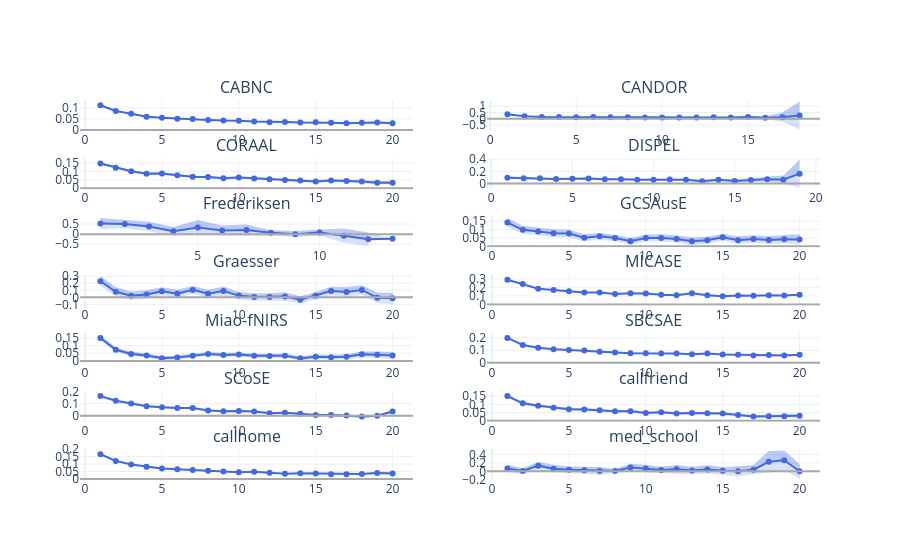

Notebook code cell kept with this figure:
### Code cell
main_fig.update_layout(template='plotly_white')
# main_fig.update_layout(template='plotly_white',height=750,width=500)
main_fig.show()

### Figure 1 — Plotly figure (JSON) as saved in the notebook; plotly's stock layout.template omitted (floating-point values rounded to 4 significant figures)
{"data": [{"legendgroup": "Δ Hxy", "line": {"color": "rgba(65, 105, 225, 1.0)"}, "mode": "markers+lines", "name": "Δ Hxy", "showlegend": false, "x": [1, 2, 3, 4, 5, 6, 7, 8, 9, 10, 11, 12, 13, 14, 15, 16, 17, 18, 19, 20], "y": [0.1109, 0.08547, 0.07304, 0.05987, 0.05481, 0.05079, 0.04901, 0.04442, 0.04226, 0.04206, 0.03799, 0.03543, 0.03592, 0.03383, 0.03454, 0.03304, 0.03039, 0.03228, 0.03344, 0.0305], "type": "scatter", "xaxis": "x", "yaxis": "y"}, {"fill": "tonexty", "fillcolor": "rgba(65, 105, 225, 0.2)", "legendgroup": "Δ Hxy", "line": {"color": "rgba(65, 105, 225, 1.0)", "width": 0}, "mode": "lines", "name": "Δ Hxy_upper_bound", "showlegend": false, "x": [1, 2, 3, 4, 5, 6, 7, 8, 9, 10, 11, 12, 13, 14, 15, 16, 17, 18, 19, 20], "y": [0.1147, 0.08878, 0.07633, 0.06286, 0.05783, 0.05371, 0.0519, 0.04724, 0.04522, 0.04508, 0.04097, 0.03844, 0.03901, 0.03697, 0.03787, 0.03653, 0.03419, 0.03657, 0.03845, 0.03629], "type": "scatter", "xaxis": "x", "yaxis": "y"}, {"fill": "tonexty", "fillcolor": "rgba(65, 105, 225, 0.2)", "legendgroup": "Δ Hxy", "line": {"color": "rgba(65, 105, 225, 1.0)", "width": 0}, "mode": "lines", "name": "Δ Hxy_lower_bound", "showlegend": false, "x": [1, 2, 3, 4, 5, 6, 7, 8, 9, 10, 11, 12, 13, 14, 15, 16, 17, 18, 19, 20], "y": [0.1071, 0.08215, 0.06975, 0.05689, 0.0518, 0.04787, 0.04612, 0.04161, 0.0393, 0.03904, 0.03501, 0.03241, 0.03283, 0.03069, 0.0312, 0.02955, 0.02659, 0.028, 0.02843, 0.02471], "type": "scatter", "xaxis": "x", "yaxis": "y"}, {"legendgroup": "Δ Hxy", "line": {"color": "rgba(65, 105, 225, 1.0)"}, "mode": "markers+lines", "name": "Δ Hxy", "showlegend": false, "x": [1, 2, 3, 4, 5, 6, 7, 8, 9, 10, 11, 12, 13, 14, 15, 16, 17, 18], "y": [0.3582, 0.1981, 0.1541, 0.1472, 0.1306, 0.1346, 0.1199, 0.1221, 0.1115, 0.09539, 0.1047, 0.1086, 0.1215, 0.09577, 0.1414, 0.08201, 0.1331, 0.2631], "type": "scatter", "xaxis": "x2", "yaxis": "y2"}, {"fill": "tonexty", "fillcolor": "rgba(65, 105, 225, 0.2)", "legendgroup": "Δ Hxy", "line": {"color": "rgba(65, 105, 225, 1.0)", "width": 0}, "mode": "lines", "name": "Δ Hxy_upper_bound", "showlegend": false, "x": [1, 2, 3, 4, 5, 6, 7, 8, 9, 10, 11, 12, 13, 14, 15, 16, 17, 18], "y": [0.3886, 0.225, 0.1807, 0.1725, 0.1565, 0.1599, 0.1444, 0.1475, 0.1362, 0.121, 0.1308, 0.1361, 0.1543, 0.1355, 0.1979, 0.1841, 0.5041, 1.375], "type": "scatter", "xaxis": "x2", "yaxis": "y2"}, {"fill": "tonexty", "fillcolor": "rgba(65, 105, 225, 0.2)", "legendgroup": "Δ Hxy", "line": {"color": "rgba(65, 105, 225, 1.0)", "width": 0}, "mode": "lines", "name": "Δ Hxy_lower_bound", "showlegend": false, "x": [1, 2, 3, 4, 5, 6, 7, 8, 9, 10, 11, 12, 13, 14, 15, 16, 17, 18], "y": [0.3279, 0.1712, 0.1274, 0.1219, 0.1048, 0.1093, 0.09536, 0.09671, 0.08677, 0.06977, 0.07848, 0.08107, 0.08859, 0.05606, 0.08493, -0.02005, -0.238, -0.8491], "type": "scatter", "xaxis": "x2", "yaxis": "y2"}, {"legendgroup": "Δ Hxy", "line": {"color": "rgba(65, 105, 225, 1.0)"}, "mode": "markers+lines", "name": "Δ Hxy", "showlegend": false, "x": [1, 2, 3, 4, 5, 6, 7, 8, 9, 10, 11, 12, 13, 14, 15, 16, 17, 18, 19, 20], "y": [0.1475, 0.1223, 0.1006, 0.08673, 0.08812, 0.07781, 0.06821, 0.06634, 0.05982, 0.0632, 0.0585, 0.05282, 0.04849, 0.04516, 0.04048, 0.04521, 0.04324, 0.03999, 0.03269, 0.03249], "type": "scatter", "xaxis": "x3", "yaxis": "y3"}, {"fill": "tonexty", "fillcolor": "rgba(65, 105, 225, 0.2)", "legendgroup": "Δ Hxy", "line": {"color": "rgba(65, 105, 225, 1.0)", "width": 0}, "mode": "lines", "name": "Δ Hxy_upper_bound", "showlegend": false, "x": [1, 2, 3, 4, 5, 6, 7, 8, 9, 10, 11, 12, 13, 14, 15, 16, 17, 18, 19, 20], "y": [0.1541, 0.1286, 0.107, 0.09311, 0.09459, 0.08406, 0.07487, 0.07293, 0.06664, 0.07001, 0.06544, 0.06, 0.05596, 0.0525, 0.04833, 0.05311, 0.05175, 0.04894, 0.04255, 0.0434], "type": "scatter", "xaxis": "x3", "yaxis": "y3"}, {"fill": "tonexty", "fillcolor": "rgba(65, 105, 225, 0.2)", "legendgroup": "Δ Hxy", "line": {"color": "rgba(65, 105, 225, 1.0)", "width": 0}, "mode": "lines", "name": "Δ Hxy_lower_bound", "showlegend": false, "x": [1, 2, 3, 4, 5, 6, 7, 8, 9, 10, 11, 12, 13, 14, 15, 16, 17, 18, 19, 20], "y": [0.1409, 0.1159, 0.09422, 0.08034, 0.08165, 0.07157, 0.06154, 0.05975, 0.05299, 0.05638, 0.05155, 0.04563, 0.04102, 0.03781, 0.03263, 0.03731, 0.03474, 0.03103, 0.02283, 0.02159], "type": "scatter", "xaxis": "x3", "yaxis": "y3"}, {"legendgroup": "Δ Hxy", "line": {"color": "rgba(65, 105, 225, 1.0)"}, "mode": "markers+lines", "name": "Δ Hxy", "showlegend": false, "x": [1, 2, 3, 4, 5, 6, 7, 8, 9, 10, 11, 12, 13, 14, 15, 16, 17, 18, 19], "y": [0.09691, 0.08633, 0.08595, 0.07276, 0.07705, 0.08279, 0.06877, 0.07195, 0.06283, 0.06342, 0.06683, 0.06212, 0.03768, 0.06219, 0.04084, 0.05729, 0.07034, 0.06301, 0.1621], "type": "scatter", "xaxis": "x4", "yaxis": "y4"}, {"fill": "tonexty", "fillcolor": "rgba(65, 105, 225, 0.2)", "legendgroup": "Δ Hxy", "line": {"color": "rgba(65, 105, 225, 1.0)", "width": 0}, "mode": "lines", "name": "Δ Hxy_upper_bound", "showlegend": false, "x": [1, 2, 3, 4, 5, 6, 7, 8, 9, 10, 11, 12, 13, 14, 15, 16, 17, 18, 19], "y": [0.1141, 0.1014, 0.1003, 0.08746, 0.09125, 0.09749, 0.08299, 0.08825, 0.07879, 0.08079, 0.08638, 0.0805, 0.05908, 0.08418, 0.06424, 0.08944, 0.1105, 0.1329, 0.3916], "type": "scatter", "xaxis": "x4", "yaxis": "y4"}, {"fill": "tonexty", "fillcolor": "rgba(65, 105, 225, 0.2)", "legendgroup": "Δ Hxy", "line": {"color": "rgba(65, 105, 225, 1.0)", "width": 0}, "mode": "lines", "name": "Δ Hxy_lower_bound", "showlegend": false, "x": [1, 2, 3, 4, 5, 6, 7, 8, 9, 10, 11, 12, 13, 14, 15, 16, 17, 18, 19], "y": [0.07972, 0.07125, 0.07156, 0.05805, 0.06285, 0.06808, 0.05455, 0.05565, 0.04687, 0.04605, 0.04729, 0.04373, 0.01629, 0.0402, 0.01744, 0.02513, 0.03019, -0.00683, -0.06744], "type": "scatter", "xaxis": "x4", "yaxis": "y4"}, {"legendgroup": "Δ Hxy", "line": {"color": "rgba(65, 105, 225, 1.0)"}, "mode": "markers+lines", "name": "Δ Hxy", "showlegend": false, "x": [1, 2, 3, 4, 5, 6, 7, 8, 9, 10, 11, 12, 13], "y": [0.5311, 0.5041, 0.3777, 0.1475, 0.3291, 0.181, 0.2037, 0.06382, -0.003428, 0.08448, -0.07476, -0.2485, -0.2297], "type": "scatter", "xaxis": "x5", "yaxis": "y5"}, {"fill": "tonexty", "fillcolor": "rgba(65, 105, 225, 0.2)", "legendgroup": "Δ Hxy", "line": {"color": "rgba(65, 105, 225, 1.0)", "width": 0}, "mode": "lines", "name": "Δ Hxy_upper_bound", "showlegend": false, "x": [1, 2, 3, 4, 5, 6, 7, 8, 9, 10, 11, 12, 13], "y": [0.8075, 0.7234, 0.615, 0.356, 0.7042, 0.4285, 0.4766, 0.1947, 0.1523, 0.2349, 0.2766, 0.08114, NaN], "type": "scatter", "xaxis": "x5", "yaxis": "y5"}, {"fill": "tonexty", "fillcolor": "rgba(65, 105, 225, 0.2)", "legendgroup": "Δ Hxy", "line": {"color": "rgba(65, 105, 225, 1.0)", "width": 0}, "mode": "lines", "name": "Δ Hxy_lower_bound", "showlegend": false, "x": [1, 2, 3, 4, 5, 6, 7, 8, 9, 10, 11, 12, 13], "y": [0.2547, 0.2848, 0.1403, -0.06106, -0.04598, -0.06657, -0.06934, -0.06705, -0.1592, -0.0659, -0.4262, -0.5782, NaN], "type": "scatter", "xaxis": "x5", "yaxis": "y5"}, {"legendgroup": "Δ Hxy", "line": {"color": "rgba(65, 105, 225, 1.0)"}, "mode": "markers+lines", "name": "Δ Hxy", "showlegend": false, "x": [1, 2, 3, 4, 5, 6, 7, 8, 9, 10, 11, 12, 13, 14, 15, 16, 17, 18, 19, 20], "y": [0.1412, 0.09807, 0.08825, 0.078, 0.07601, 0.05077, 0.05948, 0.04975, 0.03016, 0.04931, 0.05028, 0.04363, 0.0297, 0.03662, 0.0534, 0.03658, 0.0434, 0.03729, 0.04206, 0.04124], "type": "scatter", "xaxis": "x6", "yaxis": "y6"}, {"fill": "tonexty", "fillcolor": "rgba(65, 105, 225, 0.2)", "legendgroup": "Δ Hxy", "line": {"color": "rgba(65, 105, 225, 1.0)", "width": 0}, "mode": "lines", "name": "Δ Hxy_upper_bound", "showlegend": false, "x": [1, 2, 3, 4, 5, 6, 7, 8, 9, 10, 11, 12, 13, 14, 15, 16, 17, 18, 19, 20], "y": [0.1692, 0.1225, 0.1108, 0.101, 0.09929, 0.07151, 0.08, 0.06905, 0.05018, 0.0697, 0.07122, 0.06453, 0.05223, 0.0573, 0.0741, 0.05905, 0.06594, 0.06042, 0.06694, 0.07261], "type": "scatter", "xaxis": "x6", "yaxis": "y6"}, {"fill": "tonexty", "fillcolor": "rgba(65, 105, 225, 0.2)", "legendgroup": "Δ Hxy", "line": {"color": "rgba(65, 105, 225, 1.0)", "width": 0}, "mode": "lines", "name": "Δ Hxy_lower_bound", "showlegend": false, "x": [1, 2, 3, 4, 5, 6, 7, 8, 9, 10, 11, 12, 13, 14, 15, 16, 17, 18, 19, 20], "y": [0.1131, 0.07367, 0.06575, 0.05496, 0.05272, 0.03003, 0.03896, 0.03045, 0.01013, 0.02892, 0.02935, 0.02273, 0.007176, 0.01594, 0.03269, 0.0141, 0.02085, 0.01415, 0.01718, 0.009869], "type": "scatter", "xaxis": "x6", "yaxis": "y6"}, {"legendgroup": "Δ Hxy", "line": {"color": "rgba(65, 105, 225, 1.0)"}, "mode": "markers+lines", "name": "Δ Hxy", "showlegend": false, "x": [1, 2, 3, 4, 5, 6, 7, 8, 9, 10, 11, 12, 13, 14, 15, 16, 17, 18, 19, 20], "y": [0.2294, 0.07998, 0.02223, 0.03902, 0.08647, 0.05114, 0.106, 0.05267, 0.08906, 0.02471, 0.006011, 0.004393, 0.01196, -0.03552, 0.02284, 0.09002, 0.07533, 0.1053, -0.006819, -0.01426], "type": "scatter", "xaxis": "x7", "yaxis": "y7"}, {"fill": "tonexty", "fillcolor": "rgba(65, 105, 225, 0.2)", "legendgroup": "Δ Hxy", "line": {"color": "rgba(65, 105, 225, 1.0)", "width": 0}, "mode": "lines", "name": "Δ Hxy_upper_bound", "showlegend": false, "x": [1, 2, 3, 4, 5, 6, 7, 8, 9, 10, 11, 12, 13, 14, 15, 16, 17, 18, 19, 20], "y": [0.3029, 0.1418, 0.08223, 0.09986, 0.1449, 0.1085, 0.1625, 0.1089, 0.154, 0.07453, 0.05977, 0.05789, 0.0716, 0.01573, 0.07479, 0.1508, 0.1468, 0.1732, 0.06699, 0.06578], "type": "scatter", "xaxis": "x7", "yaxis": "y7"}, {"fill": "tonexty", "fillcolor": "rgba(65, 105, 225, 0.2)", "legendgroup": "Δ Hxy", "line": {"color": "rgba(65, 105, 225, 1.0)", "width": 0}, "mode": "lines", "name": "Δ Hxy_lower_bound", "showlegend": false, "x": [1, 2, 3, 4, 5, 6, 7, 8, 9, 10, 11, 12, 13, 14, 15, 16, 17, 18, 19, 20], "y": [0.1559, 0.01819, -0.03777, -0.02181, 0.02807, -0.006208, 0.04958, -0.003572, 0.02413, -0.0251, -0.04775, -0.04911, -0.04769, -0.08677, -0.02911, 0.02925, 0.003875, 0.03737, -0.08063, -0.09429], "type": "scatter", "xaxis": "x7", "yaxis": "y7"}, {"legendgroup": "Δ Hxy", "line": {"color": "rgba(65, 105, 225, 1.0)"}, "mode": "markers+lines", "name": "Δ Hxy", "showlegend": false, "x": [1, 2, 3, 4, 5, 6, 7, 8, 9, 10, 11, 12, 13, 14, 15, 16, 17, 18, 19, 20], "y": [0.2884, 0.2393, 0.185, 0.169, 0.1554, 0.1398, 0.1407, 0.124, 0.1324, 0.1288, 0.1143, 0.1094, 0.1311, 0.1082, 0.09768, 0.1062, 0.1028, 0.1081, 0.1037, 0.1144], "type": "scatter", "xaxis": "x8", "yaxis": "y8"}, {"fill": "tonexty", "fillcolor": "rgba(65, 105, 225, 0.2)", "legendgroup": "Δ Hxy", "line": {"color": "rgba(65, 105, 225, 1.0)", "width": 0}, "mode": "lines", "name": "Δ Hxy_upper_bound", "showlegend": false, "x": [1, 2, 3, 4, 5, 6, 7, 8, 9, 10, 11, 12, 13, 14, 15, 16, 17, 18, 19, 20], "y": [0.2935, 0.2439, 0.1893, 0.1733, 0.1595, 0.1439, 0.1447, 0.1279, 0.1365, 0.1328, 0.1183, 0.1135, 0.1354, 0.1125, 0.102, 0.1108, 0.1075, 0.1132, 0.1094, 0.1207], "type": "scatter", "xaxis": "x8", "yaxis": "y8"}, {"fill": "tonexty", "fillcolor": "rgba(65, 105, 225, 0.2)", "legendgroup": "Δ Hxy", "line": {"color": "rgba(65, 105, 225, 1.0)", "width": 0}, "mode": "lines", "name": "Δ Hxy_lower_bound", "showlegend": false, "x": [1, 2, 3, 4, 5, 6, 7, 8, 9, 10, 11, 12, 13, 14, 15, 16, 17, 18, 19, 20], "y": [0.2834, 0.2347, 0.1807, 0.1648, 0.1513, 0.1358, 0.1367, 0.12, 0.1283, 0.1248, 0.1102, 0.1053, 0.1268, 0.1039, 0.09332, 0.1017, 0.09805, 0.103, 0.09809, 0.1081], "type": "scatter", "xaxis": "x8", "yaxis": "y8"}, {"legendgroup": "Δ Hxy", "line": {"color": "rgba(65, 105, 225, 1.0)"}, "mode": "markers+lines", "name": "Δ Hxy", "showlegend": false, "x": [1, 2, 3, 4, 5, 6, 7, 8, 9, 10, 11, 12, 13, 14, 15, 16, 17, 18, 19, 20], "y": [0.1504, 0.07311, 0.04567, 0.03507, 0.01725, 0.02263, 0.03358, 0.04543, 0.03873, 0.04235, 0.03387, 0.03166, 0.03422, 0.01658, 0.02751, 0.02317, 0.02709, 0.04317, 0.0398, 0.03597], "type": "scatter", "xaxis": "x9", "yaxis": "y9"}, {"fill": "tonexty", "fillcolor": "rgba(65, 105, 225, 0.2)", "legendgroup": "Δ Hxy", "line": {"color": "rgba(65, 105, 225, 1.0)", "width": 0}, "mode": "lines", "name": "Δ Hxy_upper_bound", "showlegend": false, "x": [1, 2, 3, 4, 5, 6, 7, 8, 9, 10, 11, 12, 13, 14, 15, 16, 17, 18, 19, 20], "y": [0.1678, 0.08774, 0.05951, 0.04841, 0.03123, 0.0359, 0.04654, 0.05867, 0.05127, 0.05531, 0.04695, 0.04456, 0.04777, 0.03005, 0.04194, 0.03914, 0.04414, 0.06201, 0.06142, 0.05874], "type": "scatter", "xaxis": "x9", "yaxis": "y9"}, {"fill": "tonexty", "fillcolor": "rgba(65, 105, 225, 0.2)", "legendgroup": "Δ Hxy", "line": {"color": "rgba(65, 105, 225, 1.0)", "width": 0}, "mode": "lines", "name": "Δ Hxy_lower_bound", "showlegend": false, "x": [1, 2, 3, 4, 5, 6, 7, 8, 9, 10, 11, 12, 13, 14, 15, 16, 17, 18, 19, 20], "y": [0.133, 0.05847, 0.03182, 0.02172, 0.003266, 0.009356, 0.02063, 0.0322, 0.02619, 0.02939, 0.0208, 0.01876, 0.02067, 0.003106, 0.01308, 0.007198, 0.01004, 0.02432, 0.01819, 0.0132], "type": "scatter", "xaxis": "x9", "yaxis": "y9"}, {"legendgroup": "Δ Hxy", "line": {"color": "rgba(65, 105, 225, 1.0)"}, "mode": "markers+lines", "name": "Δ Hxy", "showlegend": false, "x": [1, 2, 3, 4, 5, 6, 7, 8, 9, 10, 11, 12, 13, 14, 15, 16, 17, 18, 19, 20], "y": [0.1993, 0.1426, 0.1204, 0.108, 0.1028, 0.09764, 0.08815, 0.08228, 0.07527, 0.07585, 0.0736, 0.07362, 0.06719, 0.07326, 0.06526, 0.06416, 0.05859, 0.06139, 0.0587, 0.06357], "type": "scatter", "xaxis": "x10", "yaxis": "y10"}, {"fill": "tonexty", "fillcolor": "rgba(65, 105, 225, 0.2)", "legendgroup": "Δ Hxy", "line": {"color": "rgba(65, 105, 225, 1.0)", "width": 0}, "mode": "lines", "name": "Δ Hxy_upper_bound", "showlegend": false, "x": [1, 2, 3, 4, 5, 6, 7, 8, 9, 10, 11, 12, 13, 14, 15, 16, 17, 18, 19, 20], "y": [0.2062, 0.1486, 0.1261, 0.1135, 0.1081, 0.1028, 0.09323, 0.08737, 0.08026, 0.08091, 0.07863, 0.07869, 0.0722, 0.0786, 0.07058, 0.06981, 0.06439, 0.06757, 0.06559, 0.07212], "type": "scatter", "xaxis": "x10", "yaxis": "y10"}, {"fill": "tonexty", "fillcolor": "rgba(65, 105, 225, 0.2)", "legendgroup": "Δ Hxy", "line": {"color": "rgba(65, 105, 225, 1.0)", "width": 0}, "mode": "lines", "name": "Δ Hxy_lower_bound", "showlegend": false, "x": [1, 2, 3, 4, 5, 6, 7, 8, 9, 10, 11, 12, 13, 14, 15, 16, 17, 18, 19, 20], "y": [0.1924, 0.1366, 0.1148, 0.1026, 0.09749, 0.09252, 0.08306, 0.0772, 0.07029, 0.0708, 0.06858, 0.06855, 0.06219, 0.06792, 0.05993, 0.05851, 0.0528, 0.05521, 0.05181, 0.05501], "type": "scatter", "xaxis": "x10", "yaxis": "y10"}, {"legendgroup": "Δ Hxy", "line": {"color": "rgba(65, 105, 225, 1.0)"}, "mode": "markers+lines", "name": "Δ Hxy", "showlegend": false, "x": [1, 2, 3, 4, 5, 6, 7, 8, 9, 10, 11, 12, 13, 14, 15, 16, 17, 18, 19, 20], "y": [0.1608, 0.1231, 0.1001, 0.07901, 0.07025, 0.06399, 0.06441, 0.04389, 0.03771, 0.03958, 0.03523, 0.02114, 0.02442, 0.01788, 0.006292, 0.007938, 0.003451, -0.005511, 0.0004492, 0.03555], "type": "scatter", "xaxis": "x11", "yaxis": "y11"}, {"fill": "tonexty", "fillcolor": "rgba(65, 105, 225, 0.2)", "legendgroup": "Δ Hxy", "line": {"color": "rgba(65, 105, 225, 1.0)", "width": 0}, "mode": "lines", "name": "Δ Hxy_upper_bound", "showlegend": false, "x": [1, 2, 3, 4, 5, 6, 7, 8, 9, 10, 11, 12, 13, 14, 15, 16, 17, 18, 19, 20], "y": [0.1725, 0.1332, 0.1095, 0.08785, 0.07929, 0.07275, 0.073, 0.05217, 0.04599, 0.04804, 0.04364, 0.02952, 0.03304, 0.02622, 0.01499, 0.01694, 0.01279, 0.003791, 0.009971, 0.04642], "type": "scatter", "xaxis": "x11", "yaxis": "y11"}, {"fill": "tonexty", "fillcolor": "rgba(65, 105, 225, 0.2)", "legendgroup": "Δ Hxy", "line": {"color": "rgba(65, 105, 225, 1.0)", "width": 0}, "mode": "lines", "name": "Δ Hxy_lower_bound", "showlegend": false, "x": [1, 2, 3, 4, 5, 6, 7, 8, 9, 10, 11, 12, 13, 14, 15, 16, 17, 18, 19, 20], "y": [0.1492, 0.113, 0.09067, 0.07017, 0.06122, 0.05523, 0.05581, 0.03562, 0.02942, 0.03112, 0.02681, 0.01276, 0.01581, 0.00953, -0.002409, -0.00106, -0.005885, -0.01481, -0.009073, 0.02469], "type": "scatter", "xaxis": "x11", "yaxis": "y11"}, {"legendgroup": "Δ Hxy", "line": {"color": "rgba(65, 105, 225, 1.0)"}, "mode": "markers+lines", "name": "Δ Hxy", "showlegend": false, "x": [1, 2, 3, 4, 5, 6, 7, 8, 9, 10, 11, 12, 13, 14, 15, 16, 17, 18, 19, 20], "y": [0.1502, 0.1065, 0.09112, 0.07994, 0.0708, 0.06887, 0.06457, 0.05798, 0.05875, 0.04823, 0.05208, 0.04472, 0.04692, 0.04627, 0.04393, 0.03534, 0.02685, 0.02858, 0.02753, 0.03103], "type": "scatter", "xaxis": "x12", "yaxis": "y12"}, {"fill": "tonexty", "fillcolor": "rgba(65, 105, 225, 0.2)", "legendgroup": "Δ Hxy", "line": {"color": "rgba(65, 105, 225, 1.0)", "width": 0}, "mode": "lines", "name": "Δ Hxy_upper_bound", "showlegend": false, "x": [1, 2, 3, 4, 5, 6, 7, 8, 9, 10, 11, 12, 13, 14, 15, 16, 17, 18, 19, 20], "y": [0.1595, 0.1146, 0.09921, 0.08765, 0.0782, 0.07612, 0.07173, 0.06515, 0.06588, 0.05555, 0.05965, 0.05193, 0.05431, 0.05399, 0.05206, 0.04331, 0.03535, 0.03745, 0.0376, 0.04221], "type": "scatter", "xaxis": "x12", "yaxis": "y12"}, {"fill": "tonexty", "fillcolor": "rgba(65, 105, 225, 0.2)", "legendgroup": "Δ Hxy", "line": {"color": "rgba(65, 105, 225, 1.0)", "width": 0}, "mode": "lines", "name": "Δ Hxy_lower_bound", "showlegend": false, "x": [1, 2, 3, 4, 5, 6, 7, 8, 9, 10, 11, 12, 13, 14, 15, 16, 17, 18, 19, 20], "y": [0.1408, 0.09833, 0.08303, 0.07224, 0.0634, 0.06162, 0.05741, 0.05081, 0.05163, 0.0409, 0.04452, 0.03752, 0.03952, 0.03854, 0.0358, 0.02736, 0.01835, 0.01971, 0.01745, 0.01986], "type": "scatter", "xaxis": "x12", "yaxis": "y12"}, {"legendgroup": "Δ Hxy", "line": {"color": "rgba(65, 105, 225, 1.0)"}, "mode": "markers+lines", "name": "Δ Hxy", "showlegend": false, "x": [1, 2, 3, 4, 5, 6, 7, 8, 9, 10, 11, 12, 13, 14, 15, 16, 17, 18, 19, 20], "y": [0.1658, 0.1213, 0.09796, 0.08267, 0.07105, 0.06471, 0.05971, 0.05526, 0.05097, 0.04492, 0.04841, 0.04272, 0.03465, 0.03792, 0.03606, 0.03242, 0.03241, 0.03368, 0.04081, 0.03745], "type": "scatter", "xaxis": "x13", "yaxis": "y13"}, {"fill": "tonexty", "fillcolor": "rgba(65, 105, 225, 0.2)", "legendgroup": "Δ Hxy", "line": {"color": "rgba(65, 105, 225, 1.0)", "width": 0}, "mode": "lines", "name": "Δ Hxy_upper_bound", "showlegend": false, "x": [1, 2, 3, 4, 5, 6, 7, 8, 9, 10, 11, 12, 13, 14, 15, 16, 17, 18, 19, 20], "y": [0.1713, 0.1261, 0.1025, 0.08707, 0.07542, 0.06897, 0.06392, 0.05948, 0.05521, 0.04916, 0.05267, 0.04695, 0.0391, 0.04251, 0.04093, 0.03747, 0.03773, 0.0397, 0.04783, 0.04614], "type": "scatter", "xaxis": "x13", "yaxis": "y13"}, {"fill": "tonexty", "fillcolor": "rgba(65, 105, 225, 0.2)", "legendgroup": "Δ Hxy", "line": {"color": "rgba(65, 105, 225, 1.0)", "width": 0}, "mode": "lines", "name": "Δ Hxy_lower_bound", "showlegend": false, "x": [1, 2, 3, 4, 5, 6, 7, 8, 9, 10, 11, 12, 13, 14, 15, 16, 17, 18, 19, 20], "y": [0.1602, 0.1165, 0.09337, 0.07827, 0.06668, 0.06044, 0.05551, 0.05103, 0.04673, 0.04069, 0.04416, 0.03849, 0.0302, 0.03332, 0.0312, 0.02737, 0.02708, 0.02767, 0.03379, 0.02877], "type": "scatter", "xaxis": "x13", "yaxis": "y13"}, {"legendgroup": "Δ Hxy", "line": {"color": "rgba(65, 105, 225, 1.0)"}, "mode": "markers+lines", "name": "Δ Hxy", "showlegend": false, "x": [1, 2, 3, 4, 5, 6, 7, 8, 9, 10, 11, 12, 13, 14, 15, 16, 17, 18, 19, 20], "y": [0.06931, 0.008781, 0.1359, 0.06423, 0.0401, 0.02574, 0.008544, 0.009842, 0.0893, 0.0658, 0.03176, 0.05205, 0.01806, 0.04692, 0.01282, 0.003187, 0.03908, 0.2278, 0.2646, 0.00339], "type": "scatter", "xaxis": "x14", "yaxis": "y14"}, {"fill": "tonexty", "fillcolor": "rgba(65, 105, 225, 0.2)", "legendgroup": "Δ Hxy", "line": {"color": "rgba(65, 105, 225, 1.0)", "width": 0}, "mode": "lines", "name": "Δ Hxy_upper_bound", "showlegend": false, "x": [1, 2, 3, 4, 5, 6, 7, 8, 9, 10, 11, 12, 13, 14, 15, 16, 17, 18, 19, 20], "y": [0.1596, 0.077, 0.2212, 0.1562, 0.1183, 0.1146, 0.1013, 0.05428, 0.1821, 0.1579, 0.1072, 0.1506, 0.1119, 0.143, 0.1015, 0.1245, 0.1537, 0.4853, 0.4945, 0.1746], "type": "scatter", "xaxis": "x14", "yaxis": "y14"}, {"fill": "tonexty", "fillcolor": "rgba(65, 105, 225, 0.2)", "legendgroup": "Δ Hxy", "line": {"color": "rgba(65, 105, 225, 1.0)", "width": 0}, "mode": "lines", "name": "Δ Hxy_lower_bound", "showlegend": false, "x": [1, 2, 3, 4, 5, 6, 7, 8, 9, 10, 11, 12, 13, 14, 15, 16, 17, 18, 19, 20], "y": [-0.02104, -0.05944, 0.05051, -0.02778, -0.03811, -0.06309, -0.08422, -0.0346, -0.003475, -0.02632, -0.04366, -0.04654, -0.07577, -0.04919, -0.07583, -0.1181, -0.07549, -0.02975, 0.03456, -0.1679], "type": "scatter", "xaxis": "x14", "yaxis": "y14"}], "layout": {"xaxis": {"anchor": "y", "domain": [0.0, 0.45]}, "yaxis": {"anchor": "x", "domain": [0.9184, 1.0]}, "xaxis2": {"anchor": "y2", "domain": [0.55, 1.0]}, "yaxis2": {"anchor": "x2", "domain": [0.9184, 1.0]}, "xaxis3": {"anchor": "y3", "domain": [0.0, 0.45]}, "yaxis3": {"anchor": "x3", "domain": [0.7653, 0.8469]}, "xaxis4": {"anchor": "y4", "domain": [0.55, 1.0]}, "yaxis4": {"anchor": "x4", "domain": [0.7653, 0.8469]}, "xaxis5": {"anchor": "y5", "domain": [0.0, 0.45]}, "yaxis5": {"anchor": "x5", "domain": [0.6122, 0.6939]}, "xaxis6": {"anchor": "y6", "domain": [0.55, 1.0]}, "yaxis6": {"anchor": "x6", "domain": [0.6122, 0.6939]}, "xaxis7": {"anchor": "y7", "domain": [0.0, 0.45]}, "yaxis7": {"anchor": "x7", "domain": [0.4592, 0.5408]}, "xaxis8": {"anchor": "y8", "domain": [0.55, 1.0]}, "yaxis8": {"anchor": "x8", "domain": [0.4592, 0.5408]}, "xaxis9": {"anchor": "y9", "domain": [0.0, 0.45]}, "yaxis9": {"anchor": "x9", "domain": [0.3061, 0.3878]}, "xaxis10": {"anchor": "y10", "domain": [0.55, 1.0]}, "yaxis10": {"anchor": "x10", "domain": [0.3061, 0.3878]}, "xaxis11": {"anchor": "y11", "domain": [0.0, 0.45]}, "yaxis11": {"anchor": "x11", "domain": [0.1531, 0.2347]}, "xaxis12": {"anchor": "y12", "domain": [0.55, 1.0]}, "yaxis12": {"anchor": "x12", "domain": [0.1531, 0.2347]}, "xaxis13": {"anchor": "y13", "domain": [0.0, 0.45]}, "yaxis13": {"anchor": "x13", "domain": [0.0, 0.08163]}, "xaxis14": {"anchor": "y14", "domain": [0.55, 1.0]}, "yaxis14": {"anchor": "x14", "domain": [0.0, 0.08163]}, "annotations": [{"font": {"size": 16}, "showarrow": false, "text": "CABNC", "x": 0.225, "xanchor": "center", "xref": "paper", "y": 1.0, "yanchor": "bottom", "yref": "paper"}, {"font": {"size": 16}, "showarrow": false, "text": "CANDOR", "x": 0.775, "xanchor": "center", "xref": "paper", "y": 1.0, "yanchor": "bottom", "yref": "paper"}, {"font": {"size": 16}, "showarrow": false, "text": "CORAAL", "x": 0.225, "xanchor": "center", "xref": "paper", "y": 0.8469, "yanchor": "bottom", "yref": "paper"}, {"font": {"size": 16}, "showarrow": false, "text": "DISPEL", "x": 0.775, "xanchor": "center", "xref": "paper", "y": 0.8469, "yanchor": "bottom", "yref": "paper"}, {"font": {"size": 16}, "showarrow": false, "text": "Frederiksen", "x": 0.225, "xanchor": "center", "xref": "paper", "y": 0.6939, "yanchor": "bottom", "yref": "paper"}, {"font": {"size": 16}, "showarrow": false, "text": "GCSAusE", "x": 0.775, "xanchor": "center", "xref": "paper", "y": 0.6939, "yanchor": "bottom", "yref": "paper"}, {"font": {"size": 16}, "showarrow": false, "text": "Graesser", "x": 0.225, "xanchor": "center", "xref": "paper", "y": 0.5408, "yanchor": "bottom", "yref": "paper"}, {"font": {"size": 16}, "showarrow": false, "text": "MICASE", "x": 0.775, "xanchor": "center", "xref": "paper", "y": 0.5408, "yanchor": "bottom", "yref": "paper"}, {"font": {"size": 16}, "showarrow": false, "text": "Miao-fNIRS", "x": 0.225, "xanchor": "center", "xref": "paper", "y": 0.3878, "yanchor": "bottom", "yref": "paper"}, {"font": {"size": 16}, "showarrow": false, "text": "SBCSAE", "x": 0.775, "xanchor": "center", "xref": "paper", "y": 0.3878, "yanchor": "bottom", "yref": "paper"}, {"font": {"size": 16}, "showarrow": false, "text": "SCoSE", "x": 0.225, "xanchor": "center", "xref": "paper", "y": 0.2347, "yanchor": "bottom", "yref": "paper"}, {"font": {"size": 16}, "showarrow": false, "text": "callfriend", "x": 0.775, "xanchor": "center", "xref": "paper", "y": 0.2347, "yanchor": "bottom", "yref": "paper"}, {"font": {"size": 16}, "showarrow": false, "text": "callhome", "x": 0.225, "xanchor": "center", "xref": "paper", "y": 0.08163, "yanchor": "bottom", "yref": "paper"}, {"font": {"size": 16}, "showarrow": false, "text": "med_school", "x": 0.775, "xanchor": "center", "xref": "paper", "y": 0.08163, "yanchor": "bottom", "yref": "paper"}], "shapes": [{"line": {"color": "darkgray", "width": 2}, "type": "line", "x0": 0, "x1": 1, "xref": "x domain", "y0": 0, "y1": 0, "yref": "y"}, {"line": {"color": "darkgray", "width": 2}, "type": "line", "x0": 0, "x1": 1, "xref": "x2 domain", "y0": 0, "y1": 0, "yref": "y2"}, {"line": {"color": "darkgray", "width": 2}, "type": "line", "x0": 0, "x1": 1, "xref": "x3 domain", "y0": 0, "y1": 0, "yref": "y3"}, {"line": {"color": "darkgray", "width": 2}, "type": "line", "x0": 0, "x1": 1, "xref": "x4 domain", "y0": 0, "y1": 0, "yref": "y4"}, {"line": {"color": "darkgray", "width": 2}, "type": "line", "x0": 0, "x1": 1, "xref": "x5 domain", "y0": 0, "y1": 0, "yref": "y5"}, {"line": {"color": "darkgray", "width": 2}, "type": "line", "x0": 0, "x1": 1, "xref": "x6 domain", "y0": 0, "y1": 0, "yref": "y6"}, {"line": {"color": "darkgray", "width": 2}, "type": "line", "x0": 0, "x1": 1, "xref": "x7 domain", "y0": 0, "y1": 0, "yref": "y7"}, {"line": {"color": "darkgray", "width": 2}, "type": "line", "x0": 0, "x1": 1, "xref": "x8 domain", "y0": 0, "y1": 0, "yref": "y8"}, {"line": {"color": "darkgray", "width": 2}, "type": "line", "x0": 0, "x1": 1, "xref": "x9 domain", "y0": 0, "y1": 0, "yref": "y9"}, {"line": {"color": "darkgray", "width": 2}, "type": "line", "x0": 0, "x1": 1, "xref": "x10 domain", "y0": 0, "y1": 0, "yref": "y10"}, {"line": {"color": "darkgray", "width": 2}, "type": "line", "x0": 0, "x1": 1, "xref": "x11 domain", "y0": 0, "y1": 0, "yref": "y11"}, {"line": {"color": "darkgray", "width": 2}, "type": "line", "x0": 0, "x1": 1, "xref": "x12 domain", "y0": 0, "y1": 0, "yref": "y12"}, {"line": {"color": "darkgray", "width": 2}, "type": "line", "x0": 0, "x1": 1, "xref": "x13 domain", "y0": 0, "y1": 0, "yref": "y13"}, {"line": {"color": "darkgray", "width": 2}, "type": "line", "x0": 0, "x1": 1, "xref": "x14 domain", "y0": 0, "y1": 0, "yref": "y14"}]}}
